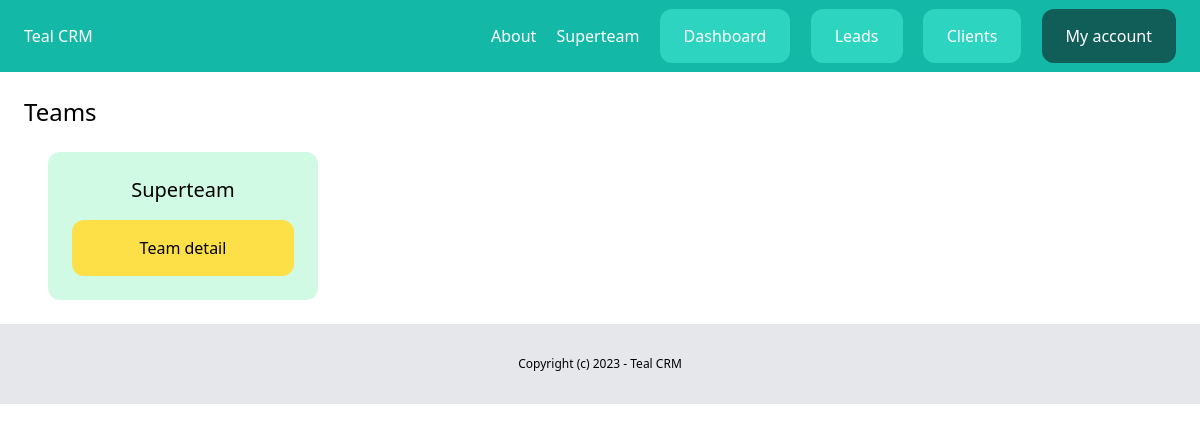
Before: /dashboard/teams/ (signed in) with the older database file.
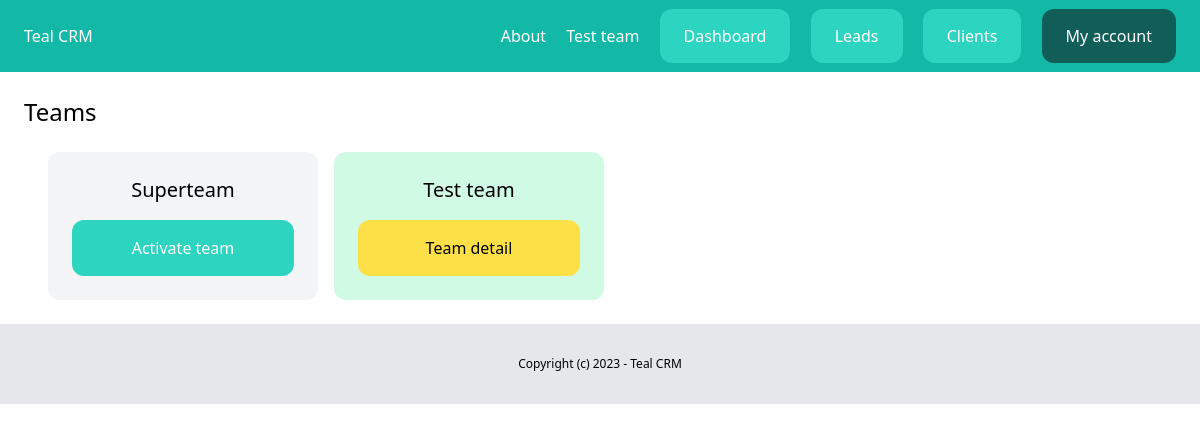
After: the same page with the newer database file.
### teams/models.py (models this page shows, shortened)
class Team(models.Model):
    plan = models.ForeignKey(Plan, related_name='teams', blank=True, null=True, on_delete=models.CASCADE)
    name = models.CharField(max_length=100)
    members = models.ManyToManyField(User, related_name='teams')
    created_by = models.ForeignKey(User, related_name='created_teams', on_delete=models.CASCADE)
    created_at = models.DateTimeField(auto_now_add=True)

### teams/views.py (the view)
# urls.py: path('', views.teams_list, name='list'),
@login_required
def teams_list(request):
    teams = Team.objects.filter(members__in=[request.user])
    return render(request, 'teams/teams_list.html', {
        'teams': teams
    })

### teams/context_processors.py (called while the page is built)
def active_team(request):
    if request.user.is_authenticated:
        if request.user.userprofile.active_team:
            active_team = request.user.userprofile.active_team
        else:
            active_team = Team.objects.filter(created_by=request.user)[0]
    else:
        active_team = None
    return {'active_team': active_team}

### teams/templates/teams/teams_list.html (shortened to what this page needs)
{% extends 'core/base.html' %}
{% block content %}
    <div class="py-6 px-6">
        <h1 class="mb-6 text-2xl">Teams</h1>
        <div class="grid grid-cols-4 gap-4 ml-6">
            {% for team in teams %}
                <div class="{% if team == active_team %}bg-emerald-100{% else %}bg-gray-100{% endif %} rounded-xl p-6">
                    <h2 class="mb-4 text-xl text-center">{{ team.name }}</h2>
                    {% if team == active_team %}
                        <a href="{% url 'teams:detail' team.id %}" class="block py-4 px-6 bg-yellow-300 rounded-xl text-center">Team detail</a>
                    {% else %}
                        <a href="{% url 'teams:activate' team.id %}" class="block py-4 px-6 bg-teal-400 rounded-xl text-white text-center">Activate team</a>
                    {% endif %}
                </div>
            {% endfor %}
        </div>
    </div>
{% endblock %}

### core/templates/core/base.html (shortened to what this page needs)
{% load static %}
<!doctype html>
<html>
  <head>
    <link rel="stylesheet" href="{% static 'main.min.css' %}">
  </head>
  <body>
    {% include 'core/partials/nav.html' %}
    {% block content %}
    {% endblock %}
    {% include 'core/partials/footer.html' %}
  </body>
</html>

### core/templates/core/partials/nav.html
<nav class="py-6 px-6 bg-teal-500 flex justify-between">
    <a href="/" class="text-white">Teal CRM</a>
    <div class="space-x-4">
      <a href="{% url 'about' %}" class="text-white">About</a>
      {% if request.user.is_authenticated %}
        <a href="{% url 'teams:detail' active_team.id %}" class="text-white">{{ active_team.name }}</a>
        <a href="{% url 'dashboard:index' %}" class="py-4 px-6 bg-teal-400 rounded-xl text-white">Dashboard</a>
        <a href="{% url 'leads:list' %}" class="py-4 px-6 bg-teal-400 rounded-xl text-white">Leads</a>
        <a href="{% url 'clients:list' %}" class="py-4 px-6 bg-teal-400 rounded-xl text-white">Clients</a>
        <a href="{% url 'userprofile:myaccount' %}" class="py-4 px-6 bg-teal-800 rounded-xl text-white">My account</a>
      {% else %}
        <a href="{% url 'login' %}" class="py-4 px-6 bg-teal-600 rounded-xl text-white">Log in</a>
        <a href="{% url 'userprofile:signup' %}" class="py-4 px-6 bg-teal-400 rounded-xl text-white">Sign up</a>
      {% endif %}
    </div>
</nav>

### core/templates/core/partials/footer.html
<footer class="py-8 text-center bg-gray-200">
    <p class="text-xs">Copyright (c) 2023 - Teal CRM</p>
</footer>

Changed rows visible on the page:
added Team: name "Test team", shows "Team detail"
computed for Team "Superteam": text "Team detail" → "Activate team"
Other visible differences:
{{ active_team.name }}: "Superteam" → "Test team"
